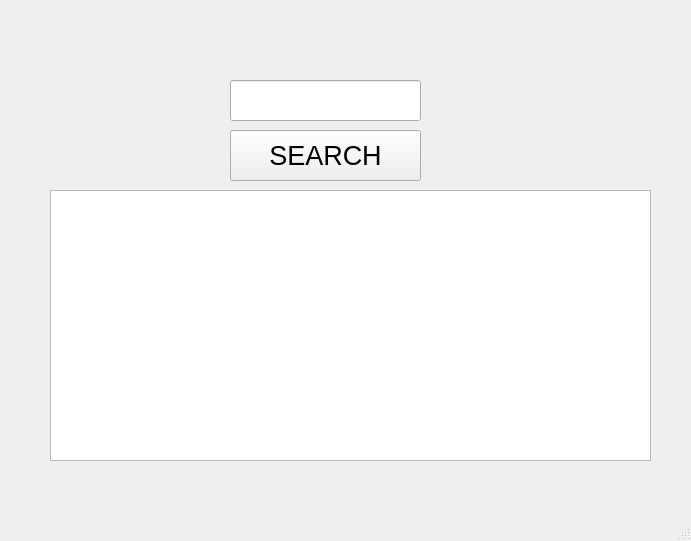
<?xml version="1.0" encoding="UTF-8"?>
<ui version="4.0">
 <class>MainWindow</class>
 <widget class="QMainWindow" name="MainWindow">
  <property name="geometry">
   <rect>
    <x>0</x>
    <y>0</y>
    <width>691</width>
    <height>541</height>
   </rect>
  </property>
  <property name="windowTitle">
   <string>MainWindow</string>
  </property>
  <widget class="QWidget" name="centralwidget">
   <widget class="QTextBrowser" name="Result">
    <property name="geometry">
     <rect>
      <x>50</x>
      <y>190</y>
      <width>601</width>
      <height>271</height>
     </rect>
    </property>
   </widget>
   <widget class="QPushButton" name="button">
    <property name="enabled">
     <bool>true</bool>
    </property>
    <property name="geometry">
     <rect>
      <x>230</x>
      <y>130</y>
      <width>191</width>
      <height>51</height>
     </rect>
    </property>
    <property name="font">
     <font>
      <pointsize>20</pointsize>
     </font>
    </property>
    <property name="text">
     <string>SEARCH</string>
    </property>
   </widget>
   <widget class="QLineEdit" name="Edit">
    <property name="geometry">
     <rect>
      <x>230</x>
      <y>80</y>
      <width>191</width>
      <height>41</height>
     </rect>
    </property>
   </widget>
  </widget>
  <widget class="QMenuBar" name="menubar">
   <property name="geometry">
    <rect>
     <x>0</x>
     <y>0</y>
     <width>691</width>
     <height>21</height>
    </rect>
   </property>
  </widget>
  <widget class="QStatusBar" name="statusbar"/>
 </widget>
 <resources/>
 <connections/>
</ui>
